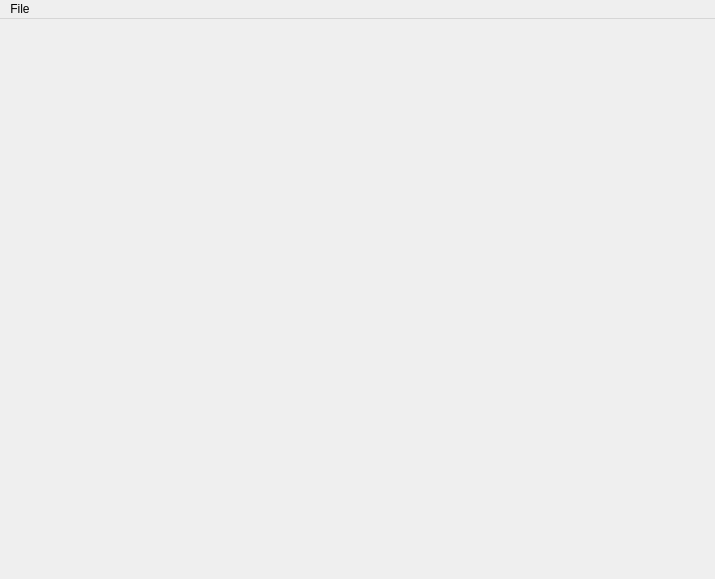
<?xml version="1.0" encoding="UTF-8"?>
<ui version="4.0">
 <class>mainWindow</class>
 <widget class="QMainWindow" name="mainWindow">
  <property name="geometry">
   <rect>
    <x>0</x>
    <y>0</y>
    <width>715</width>
    <height>579</height>
   </rect>
  </property>
  <property name="windowTitle">
   <string>Trimesh QT</string>
  </property>
  <widget class="QWidget" name="centralwidget">
   <layout class="QVBoxLayout">
    <property name="spacing">
     <number>6</number>
    </property>
    <property name="leftMargin">
     <number>9</number>
    </property>
    <property name="topMargin">
     <number>9</number>
    </property>
    <property name="rightMargin">
     <number>9</number>
    </property>
    <property name="bottomMargin">
     <number>9</number>
    </property>
    <item>
     <widget class="QWidget" name="glbox" native="true"/>
    </item>
   </layout>
  </widget>
  <widget class="QMenuBar" name="menubar">
   <property name="geometry">
    <rect>
     <x>0</x>
     <y>0</y>
     <width>715</width>
     <height>21</height>
    </rect>
   </property>
   <widget class="QMenu" name="menuFile">
    <property name="title">
     <string>File</string>
    </property>
    <addaction name="actionLoad_Mesh"/>
    <addaction name="actionLoad_Tetrahedron"/>
    <addaction name="actionLoad_Dodecahedron"/>
    <addaction name="separator"/>
    <addaction name="actionClose"/>
   </widget>
   <addaction name="menuFile"/>
  </widget>
  <action name="actionLoad_Mesh">
   <property name="text">
    <string>Load Mesh</string>
   </property>
  </action>
  <action name="actionLoad_Tetrahedron">
   <property name="text">
    <string>Load Tetrahedron</string>
   </property>
  </action>
  <action name="actionLoad_Dodecahedron">
   <property name="text">
    <string>Load Dodecahedron</string>
   </property>
  </action>
  <action name="actionClose">
   <property name="text">
    <string>Close</string>
   </property>
  </action>
 </widget>
 <resources/>
 <connections/>
</ui>
